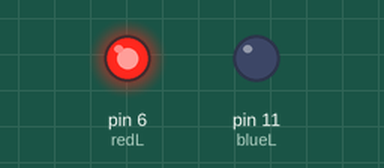
A sketch run on a simulated Arduino Uno, built with avr-gcc and run on an emulated ATmega328P. Shown: output pins drawn as LEDs (lit = HIGH).

Above: at 0.2 s.
At 5.2 s:
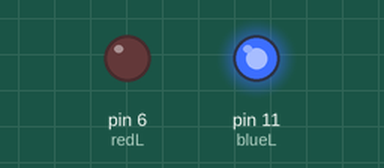
At 9.7 s:
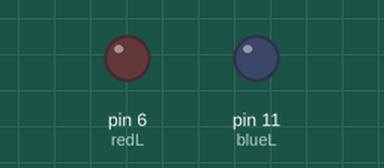
Timing chart, 0 to 10.4 s (numbered marks = the images above):
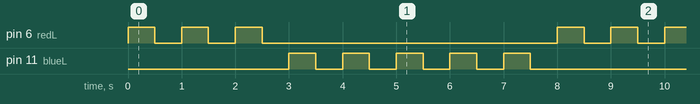

Measured:
- by itself, pin 6 (redL): repeats every 8.0 s: 2 × (LOW 0.50 s, HIGH 0.50 s), LOW 5.5 s, HIGH 0.50 s
- by itself, pin 11 (blueL): repeats every 8.0 s: 4 × (LOW 0.50 s, HIGH 0.50 s), LOW 3.5 s, HIGH 0.50 s
- by itself, everything shown: repeats every 8.0 s, in 16 steps

The sketch:

for_loop.ino
```cpp
int redL = 6, blueL = 11;
int count, timeout = 500;
int Bblink = 5, Rblink = 3;
void setup() {

pinMode(redL,OUTPUT);
pinMode(blueL,OUTPUT);
}

void loop() {

for(count=1; count<=Rblink; count++){
    digitalWrite(redL,HIGH);
    delay(timeout);
    digitalWrite(redL,LOW);
    delay(timeout);
}
for(count=1; count<=Bblink; count++){
    digitalWrite(blueL,HIGH);
    delay(timeout);
    digitalWrite(blueL,LOW);
    delay(timeout);
}
}
```
